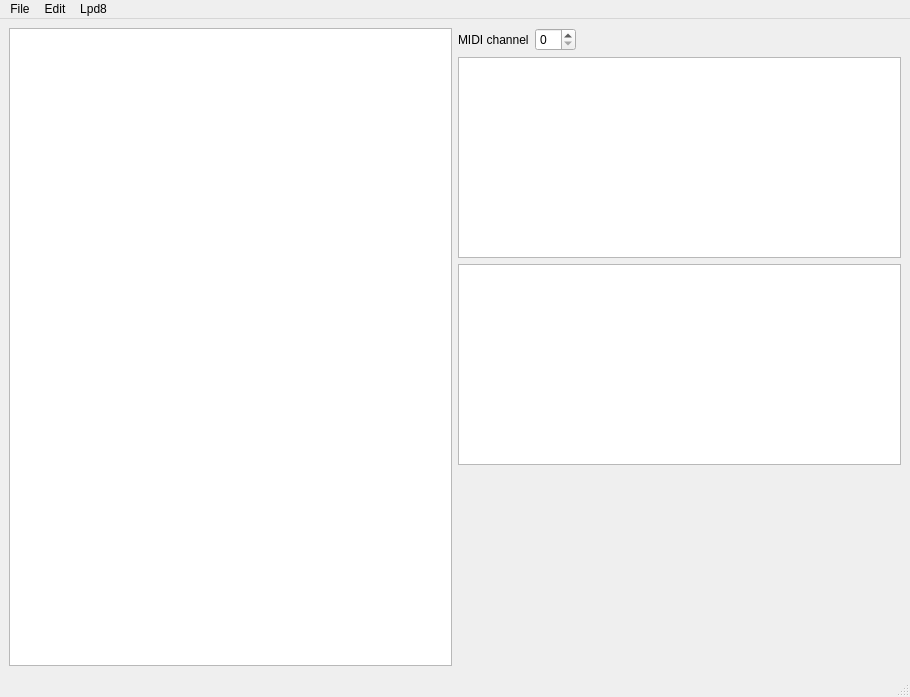
<?xml version="1.0" encoding="UTF-8"?>
<ui version="4.0">
 <class>MainWindow</class>
 <widget class="QMainWindow" name="MainWindow">
  <property name="geometry">
   <rect>
    <x>0</x>
    <y>0</y>
    <width>910</width>
    <height>697</height>
   </rect>
  </property>
  <property name="windowTitle">
   <string>MainWindow</string>
  </property>
  <widget class="QWidget" name="centralwidget">
   <layout class="QHBoxLayout" name="horizontalLayout_2">
    <item>
     <widget class="QListView" name="programsView"/>
    </item>
    <item>
     <layout class="QVBoxLayout" name="verticalLayout">
      <item>
       <layout class="QHBoxLayout" name="horizontalLayout">
        <item>
         <widget class="QLabel" name="channelLabel">
          <property name="text">
           <string>MIDI channel</string>
          </property>
         </widget>
        </item>
        <item>
         <widget class="QSpinBox" name="channelSpinBox"/>
        </item>
        <item>
         <spacer name="horizontalSpacer">
          <property name="orientation">
           <enum>Qt::Horizontal</enum>
          </property>
          <property name="sizeHint" stdset="0">
           <size>
            <width>40</width>
            <height>20</height>
           </size>
          </property>
         </spacer>
        </item>
       </layout>
      </item>
      <item>
       <widget class="QTableView" name="padsView">
        <property name="selectionMode">
         <enum>QAbstractItemView::SingleSelection</enum>
        </property>
       </widget>
      </item>
      <item>
       <widget class="QTableView" name="knobsView">
        <property name="selectionMode">
         <enum>QAbstractItemView::SingleSelection</enum>
        </property>
       </widget>
      </item>
      <item>
       <spacer name="verticalSpacer">
        <property name="orientation">
         <enum>Qt::Vertical</enum>
        </property>
        <property name="sizeHint" stdset="0">
         <size>
          <width>20</width>
          <height>40</height>
         </size>
        </property>
       </spacer>
      </item>
     </layout>
    </item>
   </layout>
  </widget>
  <widget class="QMenuBar" name="menubar">
   <property name="geometry">
    <rect>
     <x>0</x>
     <y>0</y>
     <width>910</width>
     <height>33</height>
    </rect>
   </property>
   <widget class="QMenu" name="menuFile">
    <property name="title">
     <string>File</string>
    </property>
    <addaction name="actionImportProgram"/>
    <addaction name="actionExportProgram"/>
    <addaction name="separator"/>
    <addaction name="actionQuit"/>
   </widget>
   <widget class="QMenu" name="menuEdit">
    <property name="title">
     <string>Edit</string>
    </property>
    <addaction name="actionNewProgram"/>
    <addaction name="actionDeleteProgram"/>
   </widget>
   <widget class="QMenu" name="menuLPD8">
    <property name="title">
     <string>Lpd8</string>
    </property>
    <addaction name="actionGetProgram1"/>
    <addaction name="actionGetProgram2"/>
    <addaction name="actionGetProgram3"/>
    <addaction name="actionGetProgram4"/>
    <addaction name="separator"/>
    <addaction name="actionSendToProgram1"/>
    <addaction name="actionSendToProgram2"/>
    <addaction name="actionSendToProgram3"/>
    <addaction name="actionSendToProgram4"/>
   </widget>
   <addaction name="menuFile"/>
   <addaction name="menuEdit"/>
   <addaction name="menuLPD8"/>
  </widget>
  <widget class="QStatusBar" name="statusbar"/>
  <action name="action_Quit">
   <property name="text">
    <string>&amp;Quit</string>
   </property>
  </action>
  <action name="actionQuit">
   <property name="text">
    <string>Quit</string>
   </property>
  </action>
  <action name="actionNewProgram">
   <property name="checkable">
    <bool>false</bool>
   </property>
   <property name="text">
    <string>New program</string>
   </property>
  </action>
  <action name="actionDeleteProgram">
   <property name="text">
    <string>Delete program</string>
   </property>
  </action>
  <action name="actionGetProgram1">
   <property name="text">
    <string>Get program 1</string>
   </property>
  </action>
  <action name="actionGetProgram2">
   <property name="text">
    <string>Get program 2</string>
   </property>
  </action>
  <action name="actionGetProgram3">
   <property name="text">
    <string>Get program 3</string>
   </property>
  </action>
  <action name="actionGetProgram4">
   <property name="text">
    <string>Get program 4</string>
   </property>
  </action>
  <action name="actionSendToProgram1">
   <property name="text">
    <string>Send to program 1</string>
   </property>
  </action>
  <action name="actionSendToProgram2">
   <property name="text">
    <string>Send to program 2</string>
   </property>
  </action>
  <action name="actionSendToProgram3">
   <property name="text">
    <string>Send to program 3</string>
   </property>
  </action>
  <action name="actionSendToProgram4">
   <property name="text">
    <string>Send to program 4</string>
   </property>
  </action>
  <action name="actionImportProgram">
   <property name="text">
    <string>Import program</string>
   </property>
  </action>
  <action name="actionExportProgram">
   <property name="text">
    <string>Export program</string>
   </property>
  </action>
 </widget>
 <resources/>
 <connections/>
</ui>
